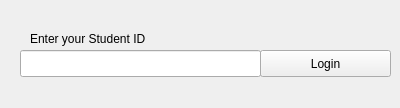
<?xml version="1.0" encoding="UTF-8"?>
<ui version="4.0">
 <class>studentlogin</class>
 <widget class="QWidget" name="studentlogin">
  <property name="geometry">
   <rect>
    <x>0</x>
    <y>0</y>
    <width>400</width>
    <height>108</height>
   </rect>
  </property>
  <property name="windowTitle">
   <string>Student Login </string>
  </property>
  <widget class="QLabel" name="label">
   <property name="geometry">
    <rect>
     <x>30</x>
     <y>30</y>
     <width>151</width>
     <height>17</height>
    </rect>
   </property>
   <property name="text">
    <string>Enter your Student ID</string>
   </property>
  </widget>
  <widget class="QPushButton" name="pushButton">
   <property name="geometry">
    <rect>
     <x>260</x>
     <y>50</y>
     <width>131</width>
     <height>27</height>
    </rect>
   </property>
   <property name="text">
    <string>Login</string>
   </property>
  </widget>
  <widget class="QLineEdit" name="lineEdit">
   <property name="geometry">
    <rect>
     <x>20</x>
     <y>50</y>
     <width>241</width>
     <height>27</height>
    </rect>
   </property>
  </widget>
  <widget class="QLabel" name="label_2">
   <property name="geometry">
    <rect>
     <x>0</x>
     <y>0</y>
     <width>401</width>
     <height>111</height>
    </rect>
   </property>
   <property name="text">
    <string/>
   </property>
  </widget>
  <zorder>label_2</zorder>
  <zorder>label</zorder>
  <zorder>pushButton</zorder>
  <zorder>lineEdit</zorder>
 </widget>
 <resources/>
 <connections/>
</ui>
